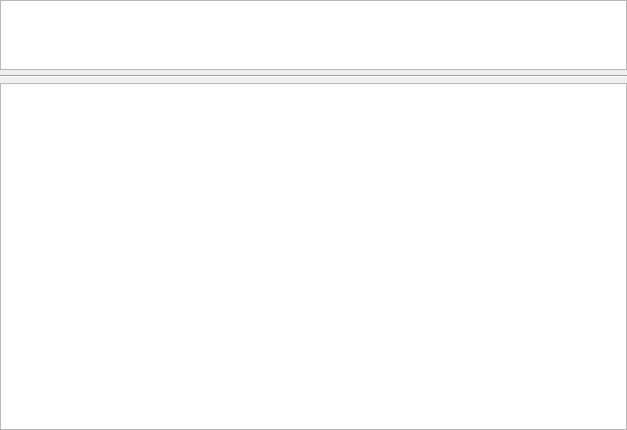
<?xml version="1.0" encoding="UTF-8"?>
<ui version="4.0">
 <class>CSmartWidget</class>
 <widget class="QWidget" name="CSmartWidget">
  <property name="geometry">
   <rect>
    <x>0</x>
    <y>0</y>
    <width>627</width>
    <height>430</height>
   </rect>
  </property>
  <property name="windowTitle">
   <string>Form</string>
  </property>
  <layout class="QVBoxLayout" name="verticalLayout">
   <property name="spacing">
    <number>5</number>
   </property>
   <property name="leftMargin">
    <number>0</number>
   </property>
   <property name="topMargin">
    <number>0</number>
   </property>
   <property name="rightMargin">
    <number>0</number>
   </property>
   <property name="bottomMargin">
    <number>0</number>
   </property>
   <item>
    <widget class="QTreeView" name="hddTreeView">
     <property name="sizePolicy">
      <sizepolicy hsizetype="Expanding" vsizetype="Fixed">
       <horstretch>0</horstretch>
       <verstretch>0</verstretch>
      </sizepolicy>
     </property>
     <property name="minimumSize">
      <size>
       <width>0</width>
       <height>70</height>
      </size>
     </property>
     <property name="maximumSize">
      <size>
       <width>16777215</width>
       <height>70</height>
      </size>
     </property>
    </widget>
   </item>
   <item>
    <widget class="Line" name="line">
     <property name="orientation">
      <enum>Qt::Horizontal</enum>
     </property>
    </widget>
   </item>
   <item>
    <widget class="QTreeView" name="propertiesTreeView"/>
   </item>
  </layout>
 </widget>
 <resources/>
 <connections/>
</ui>
